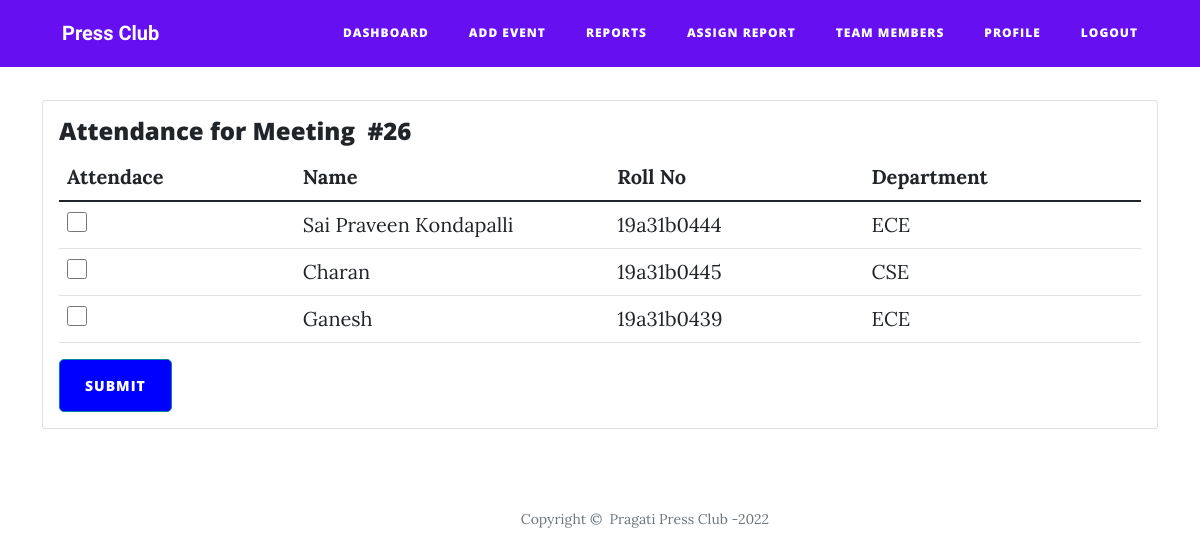
/attendance/26 (signed in), run on the app's committed database.
### project/models.py (models this page shows, shortened)
class User(db.Model, UserMixin):
    __tablename__ = 'users'
    id = db.Column(db.Integer, primary_key=True)
    email = db.Column(db.String(60), index=True, unique=True, nullable= False)
    username = db.Column(db.String(60), index=True, unique=True, nullable=False)
    name = db.Column(db.String(60), index=True, nullable=False)
    password_hash = db.Column(db.String(120), nullable=False)
    type = db.Column(db.String(20), nullable=False)
    active = db.Column(db.String(20), nullable=False)
    phone = db.Column(db.String(20), nullable=False)
    batch = db.Column(db.String(20), nullable=False)
    department = db.Column(db.String(20), nullable=False)
    joining_date = db.Column(db.String(20), default=datetime.today().strftime('%d-%m-%Y'))
    departure_date = db.Column(db.String(20))
    badge = db.Column(db.String(20), default="0")
    absent = db.Column(db.Text())

### project/croutes.py (the view, shortened to what this page needs)
@app.route('/attendance/<int:id>', methods=['GET', 'POST'])
@login_required
def attendance(id):
    if current_user.type == "coordinator":
        event = Events.query.filter_by(meeting_id=id).first()
        if request.method == "GET":
            if event.attendance:
                return f"""<script>window.alert('Attendance Taken');window.location='/dashboard';</script>"""
            students = db.session.query(User).filter(User.type != "admin", User.active == "true").all()
            return render_template('coordinator/attendance.html', id=event.meeting_id, students=students)
    else:
        return "You are not authorized to view this page"

### project/models.py (called while the page is built)
@login_manager.user_loader
def load_user(user_id):
    return User.query.get(user_id)

### project/templates/coordinator/attendance.html (shortened to what this page needs)
{% extends "coordinator/coordinator_base.html" %}
{% block content %}
<div class="container" style="margin-top: 100px;">
        <form method="post">
            <div class="card">
                <div class="card-body">
                    <h4 class="card-title">Attendance for Meeting&nbsp; #{{id}}</h4>
                    <div class="table-responsive">
                        <table class="table">
                            <thead>
                                <tr>
                                    <th>Attendace </th>
                                    <th>Name</th>
                                    <th>Roll No</th>
                                    <th>Department</th>
                                </tr>
                            </thead>
                            <tbody>
                            {% for student in students %}
                                <tr>
                                    <td style="width: 100px;"><input type="checkbox" value="{{student.username}}"  name="checkbox" style="height: 20px;width: 20px;"></td>
                                    <td style="width: 150px;">{{student.name}}</td>
                                    <td style = "width:100px">{{student.username}}</td>
                                    <td style="width: 100px;">{{student.department}}</td>
                                </tr>
                            {% endfor %}
                            </tbody>
                        </table>
                    </div><button class="btn btn-primary" type="submit" style="border-radius: 5px;background: blue;">submit</button>
                </div>
            </div>
        </form>
    </div>
{% endblock %}

### data on the page
User: name "Sai Praveen Kondapalli", username "19a31b0444", department "ECE"
User: name "Charan", username "19a31b0445", department "CSE"
User: name "Ganesh", username "19a31b0439", department "ECE"

### other printed values
{{ id }} "26"
